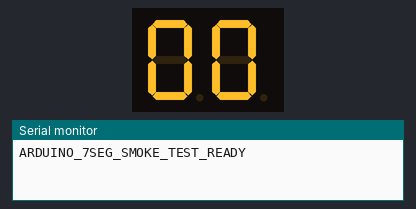
This program was run on a simulated Arduino Uno, built with avr-gcc and run on an emulated ATmega328P. On the bench: 2-digit seven-segment display, the last lines printed to the serial monitor. Wiring (inferred from the names in the program): 2-digit 7-segment display, segments lit when HIGH: segments pin 8, pin 9, pin 10, pin 11, pin 12, pin 13, A0; digit selects A1, A2. The segment pins are drawn as the display they are named for.

Above: at 0.1 s.
At 4.1 s:
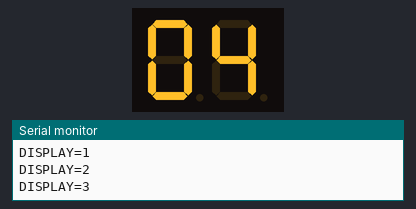
At 8.1 s:
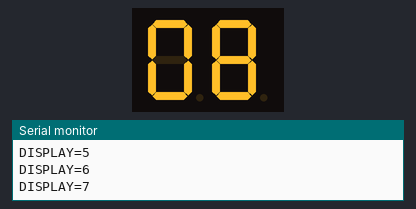
At 19.1 s:
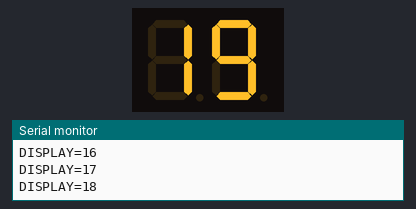
At 28.1 s:
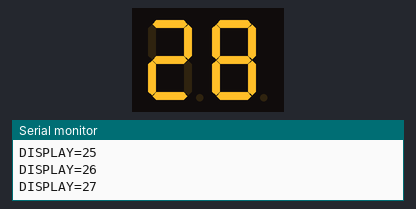
At 38.1 s:
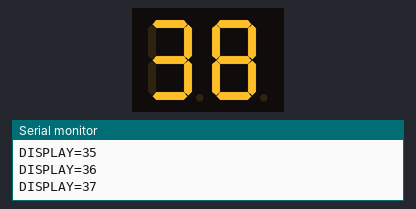

Measured:
- what the display in image 0 shows lasts 1.1 s, from 0.0 s to 1.1 s

The program:

main.cpp
```cpp
#include <Arduino.h>

/*
  Arduino Uno 2-Digit 7-Segment Smoke Test

  Purpose:
  - Verify wiring of two 7-segment digits before integrating with UART/FSM.
  - Count from 00 to 99 repeatedly.
  - Use direct GPIO, no 74HC595, no TM1637, no MAX7219.

  Segment mapping:
    A -> D8
    B -> D9
    C -> D10
    D -> D11
    E -> D12
    F -> D13
    G -> A0

  Digit common:
    Tens  -> A1
    Units -> A2
*/

// Change this depending on your 7-segment type.
const bool COMMON_CATHODE = true;

// Segment order: A, B, C, D, E, F, G
const int SEGMENT_PINS[7] = {
  8,
  9,
  10,
  11,
  12,
  13,
  A0
};

const int DIGIT_TENS_PIN = A1;
const int DIGIT_UNITS_PIN = A2;

const byte DIGIT_PATTERNS[10][7] = {
  {1, 1, 1, 1, 1, 1, 0}, // 0
  {0, 1, 1, 0, 0, 0, 0}, // 1
  {1, 1, 0, 1, 1, 0, 1}, // 2
  {1, 1, 1, 1, 0, 0, 1}, // 3
  {0, 1, 1, 0, 0, 1, 1}, // 4
  {1, 0, 1, 1, 0, 1, 1}, // 5
  {1, 0, 1, 1, 1, 1, 1}, // 6
  {1, 1, 1, 0, 0, 0, 0}, // 7
  {1, 1, 1, 1, 1, 1, 1}, // 8
  {1, 1, 1, 1, 0, 1, 1}  // 9
};

int counterValue = 0;

unsigned long lastCountMs = 0;
unsigned long lastMuxMs = 0;

bool showTens = true;

int segmentOnLevel() {
  return COMMON_CATHODE ? HIGH : LOW;
}

int segmentOffLevel() {
  return COMMON_CATHODE ? LOW : HIGH;
}

int digitOnLevel() {
  return COMMON_CATHODE ? LOW : HIGH;
}

int digitOffLevel() {
  return COMMON_CATHODE ? HIGH : LOW;
}

void disableDigits() {
  digitalWrite(DIGIT_TENS_PIN, digitOffLevel());
  digitalWrite(DIGIT_UNITS_PIN, digitOffLevel());
}

void writeDigit(int digit) {
  if (digit < 0 || digit > 9) {
    digit = 0;
  }

  for (int i = 0; i < 7; i++) {
    digitalWrite(
      SEGMENT_PINS[i],
      DIGIT_PATTERNS[digit][i] ? segmentOnLevel() : segmentOffLevel()
    );
  }
}

void multiplexDisplay() {
  unsigned long now = millis();

  if (now - lastMuxMs < 3) {
    return;
  }

  lastMuxMs = now;

  int tens = counterValue / 10;
  int units = counterValue % 10;

  disableDigits();

  if (showTens) {
    writeDigit(tens);
    digitalWrite(DIGIT_TENS_PIN, digitOnLevel());
  } else {
    writeDigit(units);
    digitalWrite(DIGIT_UNITS_PIN, digitOnLevel());
  }

  showTens = !showTens;
}

void setup() {
  Serial.begin(115200);

  for (int i = 0; i < 7; i++) {
    pinMode(SEGMENT_PINS[i], OUTPUT);
    digitalWrite(SEGMENT_PINS[i], segmentOffLevel());
  }

  pinMode(DIGIT_TENS_PIN, OUTPUT);
  pinMode(DIGIT_UNITS_PIN, OUTPUT);

  disableDigits();

  Serial.println("ARDUINO_7SEG_SMOKE_TEST_READY");
}

void loop() {
  multiplexDisplay();

  unsigned long now = millis();

  if (now - lastCountMs >= 1000) {
    lastCountMs = now;

    Serial.print("DISPLAY=");
    Serial.println(counterValue);

    counterValue++;

    if (counterValue > 99) {
      counterValue = 0;
    }
  }
}
```
